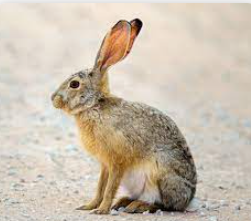
#> input picture rabbit/1.png, 251 x 221 px; its folder holds only this picture in this run
$ jupyter execute --allow-errors 'BIP workshop 3.ipynb'
#> lines starting #> are read from the running program, lines starting #| are printed output that depends on the picture
*Edited: 2022-09-13*

# BIP Workshop 3

#> (a cell that did not finish here is left out)

[cell 2]
#remember these libraries?
import pandas as pd
import plotly.express as px

#> (a cell that did not finish here is left out)

#> (a cell that did not finish here is left out)

#> (a cell that did not finish here is left out)

## Now, start some fun visual exercises!

In this workshop we will explore more about what visual output we can get from Python.

Data in format .csv/.xlsx data can be visualized through excel, so you might think why bother? But python can do more!

With support of mapbox APIs, python can also draw maps!

## Create Maps

Here I prepare some methods so you can use later to draw some maps.
You dont need to worry these codes looks complicated.

[cell 6]
import json
from this import d
import plotly.graph_objects as go
import numpy as np
import pandas as pd
import plotly.express as px
from operator import add
try:
    with open("public_token.txt") as token:
        px.set_mapbox_access_token(token.read())
except FileNotFoundError:
    print('Could not find file token.txt')
#> (the rest of this cell did not finish here and is left out)

## Create a map show local area around Salford Business School

Now let's try to create a map first, and add Salford Business School on this map.

[cell 7]
import plotly.express as px
df={'lat':[53.4835],'lon':[-2.2707],'name':['Salford Business School']}
fig = px.scatter_mapbox(df, lat='lat', lon='lon',size=[100],text='name',zoom=13)
fig.show()

## Create a map show where Salford Business School is in the world
We can also try to see Salford Business school on the world map!

[cell 8]
fig = px.scatter_geo(df,
                    lat='lat', lon='lon',
                    text="name")
fig.show()

What else?

We can also add polygon to help read the map!
Let's start with loading some local area in Manchester!

[cell 9]
fig=go.Figure()
borders = []
#> (the rest of this cell did not finish here and is left out)

Now Let's add a Salford Business School on the map.

[cell 10]
t = go.Scattermapbox(lat=[53.4835], lon=[-2.2707], mode='markers+text', marker=go.scattermapbox.Marker(
    size=10, color='red', showscale=False), text='Salford Business School',showlegend=False, name='Salford Business School')
fig.add_trace(t)

Now, let's check out the map!

#> (a cell that did not finish here is left out)

[cell 12]
t = go.Scattermapbox(lat=[53.462994], lon=[-2.291193], mode='markers+text', marker=go.scattermapbox.Marker(
    size=10, color='red', showscale=False), text='Old Trafford',showlegend=False, name='Old Trafford')
fig.add_trace(t)
fig.show()

Want to add your home to the map?

Trying to find the coordinate and add it here!

[cell 13]
#change my_location to where you live, you can google coordinates easily using google
#also remember change the postcode to your postcode
my_location=[53.463524, -2.291520]
postcode='M16 0RA'

t = go.Scattermapbox(lat=my_location[0:1], lon=my_location[1:], mode='markers+text', marker=go.scattermapbox.Marker(
    size=10, color='Purple', showscale=False), text='Postcode:'+postcode,showlegend=False, name='Postcode')
fig.add_trace(t)
fig.show()

What else we can do with python?

With support of opencv, python can also create gifs and videos!

First we need get the library used to create these files!

[cell 14]
import imageio.v2 as imageio
import glob
import cv2
import os

Let's start with create a .gif file! I have saved some cute rabbit pictures, let's start with them!

[cell 15]
def create_gif(folder):
#> called with folder = 'rabbit'
    path=folder+'/'
    name=folder
    # Here we can start create a gif file!
    with imageio.get_writer(path+name+'.gif', mode='I',duration=0.5) as writer:
        for filename in glob.glob(path+'*.png'):
            image = imageio.imread(filename)
#> image is the input picture: shape (221, 251, 4); mean R, G, B, A 202.3, 190.5, 174.7, 255
            writer.append_data(image)
        print(path+name+'.gif'+' created!')
# Here you need to tell computer where are your pictures!
folder='rabbit'
create_gif(folder)

Here is the Gif file we just created!

Let's try to create a video now!

[cell 16]
def create_video(folder):
#> called with folder = 'rabbit'
    path=folder+'/'
    name=folder
    # Different from .gif file, you need to define the output video size first
    frameSize = (250, 250)
    # You also need to decide the output format, here we go with mp4
    out = cv2.VideoWriter(path+name+'.mp4',cv2.VideoWriter_fourcc(*'mp4v'), 1, frameSize)
    for filename in glob.glob(path+'*.png')+glob.glob(path+'*.jpg'):
        filename=filename.replace('\\','/')
        img = cv2.imread(filename)
        resized = cv2.resize(img, frameSize, interpolation = cv2.INTER_AREA)
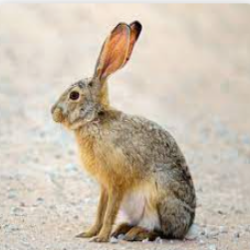
#> resized: shape (250, 250, 3); mean B, G, R 174.6, 190.4, 202.2
        out.write(resized)
        print(path+name+'.mp4'+' saved!')
    out.release()
folder='rabbit'
create_video(folder)

Here's the video you just created!

<figure class="video_container">
  <video controls="control" allowfullscreen="true" poster="rabbit/1.png">
    <source src="rabbit.mp4" type="rabbit.mp4">
  </video>
</figure>

Now try to create a video yourself!

First, copy your personal image folder to the same folder of where you download this workshop file!

Then try to run the method I defined and create a video!

[cell 17]
folder='my folder'
#> (the rest of this cell did not finish here and is left out)


$ run again, on rabbit/3.png
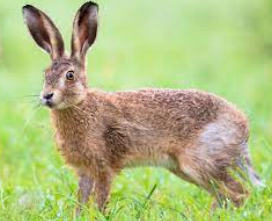
#> input picture rabbit/3.png, 272 x 221 px
#> in create_gif, image is the input picture: shape (221, 272, 4); mean R, G, B, A 175.5, 187.5, 127.8, 255
#> in create_video, `resized = cv2.resize(img, frameSize, interpolation = cv2.INTER_AREA)`:
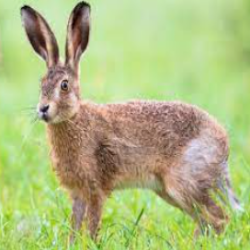
#> resized: shape (250, 250, 3); mean B, G, R 127.7, 187.4, 175.4

$ run again, on rabbit/4.png
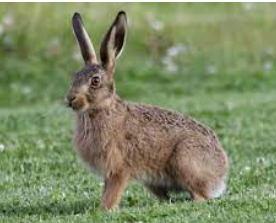
#> input picture rabbit/4.png, 276 x 223 px
#> in create_gif, image is the input picture: shape (223, 276, 4); mean R, G, B, A 126.5, 137.9, 100.3, 255
#> in create_video, `resized = cv2.resize(img, frameSize, interpolation = cv2.INTER_AREA)`:
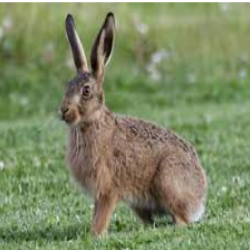
#> resized: shape (250, 250, 3); mean B, G, R 100.2, 137.8, 126.4

$ run again, on rabbit/5.png
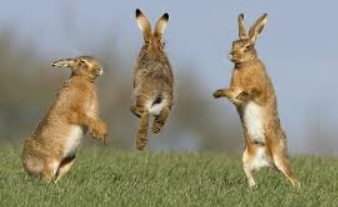
#> input picture rabbit/5.png, 338 x 207 px
#> in create_gif, image is the input picture: shape (207, 338, 4); mean R, G, B, A 144, 142.7, 125, 255
#> in create_video, `resized = cv2.resize(img, frameSize, interpolation = cv2.INTER_AREA)`:
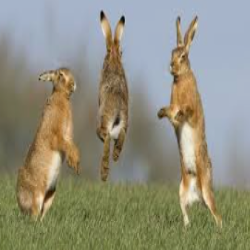
#> resized: shape (250, 250, 3); mean B, G, R 124.9, 142.6, 144

$ run again, on rabbit/11.jpg
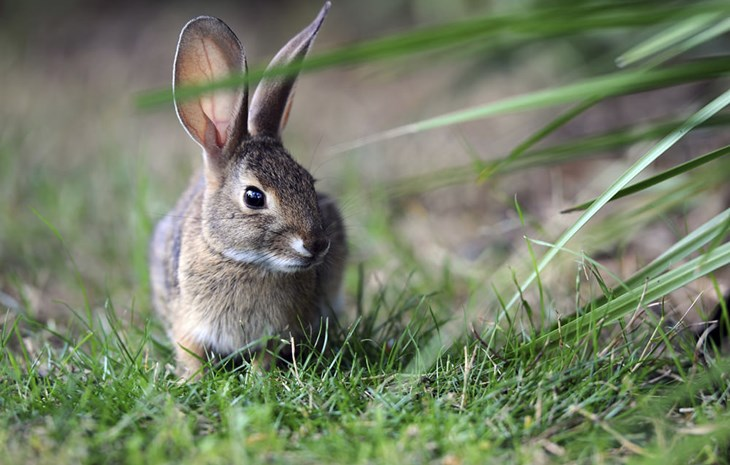
#> input picture rabbit/11.jpg, 730 x 465 px
#> in create_video, img is the input picture: shape (465, 730, 3); mean B, G, R 102.6, 126.5, 116.6
#> in create_video, `resized = cv2.resize(img, frameSize, interpolation = cv2.INTER_AREA)`:
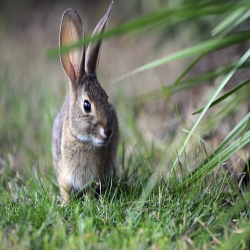
#> resized: shape (250, 250, 3); mean B, G, R 102.6, 126.5, 116.6
